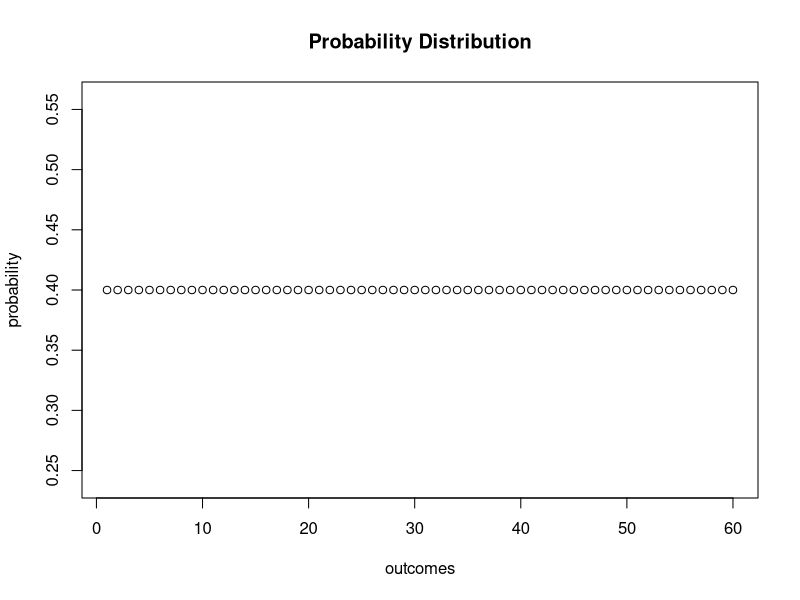

R code for this plot: (Note: this script raises an error after producing the figure.)
## ---- chunk 1

probability <- rep(0.4, 60) 
plot(probability,
     xlab = "outcomes",
     main = "Probability Distribution") 
#a)====
dbinom(24,60,0.4)
pbinom(24,60,0.4)
1-pbinom(29,60,0.4)
sum(dbinom(30:60,60,0.4))

#b)====
sum(dbinom(20:30,60,0.4))
1-pbinom(19,60,0.4)
#P(X>=20)+P(X>=40)
sum(dbinom(20:60,60,0.4))+sum(dbinom(40:60,60,0.4))
#c)====
#P(X>=20) AND P(X>=10)
sum(dbinom(20:60,60,0.4))
sum(dbinom(10:60,60,0.4))
#Da 20:60 bereits in 10:60 enthalten ist, gilt nur 10:60
#d)====
#Erwartungswert ist SUM(Xxf(x))
#every value has the same probability
sum(probability)
sqrt(60*0.4*0.6)

#c)====
qbinom(c(0.025,0.5,0.975),60,0.4)
## ---- chunk 2
#Normal
#µ, σ
#dnorm(x, µ, σ) pnorm(x, µ, σ) qnorm (α, µ, σ) rnorm(10, µ, σ)
#a)====
#P (X < 1.4) = pnorm(1.4, 1.9, 0.5) = 0.1586.
#P(X<2.3)-P(X=1.6)
pnorm(2.3,0,1)-pnorm(1.6,0,1)

#b====

pnorm(1.64,0,1)

#c====
pnorm (-1.02,0,1)-pnorm(-1.64,0,1)

#d====

pnorm(1.96,0,1)-0.5

#e====
pnorm(1.96,0,1)-pnorm(-1.96,0,1)

#f====
qnorm(c(0.025, 0.05,0.5,0.95,0.975))
## ---- chunk 3
#a====
#calculate mean first and sd first

pnorm(12,10,2)

#b====
1-pnorm(8,10,2)
#c====
pnorm(10.5, 10, 2)- pnorm(9,10,2)
#d====
qnorm(c(0.025, 0.05,0.5,0.95,0.975),mean =10, sd=2 )

## ---- chunk 4
#T #m=6 #dt(x, m) #pt(x, m) #qt(α, m) #rt(10, m)
#a====
pt(1,6)
#b====
1-pt(2,6)
#c====
pt(1,6)-pt(-1,6)
#d==== Rechtschreibfehler?
pt(2,6)-pt(-2,6)
#e====
qt(c(0.025, 0.05,0.5,0.95,0.975),6 )

## ---- chunk 5
#m,n df(x, m, n) pf(x, m, n) qf(α, m, n) rf(10, m, n)
#a)====
pf(3, 8,5)
#b)====
1-pf(4,8,5)
#c)====
pf(6,8,5)-pf(1,8,5)

#d)====
qf(c(0.025, 0.05,0.5,0.95,0.975),8,5 )


## ---- chunk 6
#Chi-squared m dchisq(x, m) pchisq(x, m) qchisq(α, m) rchisq(10, m)
#a)====

pchisq(3,10)
#b)====
1-pchisq(4,10)
#c)====
pchisq(6,10)-pchisq(1,10)
#d)====
qchisq(c(0.025, 0.05,0.5,0.95,0.975),10)

## ---- chunk 7
#a)====
#Use binomial Distribution: pbinom(x,n,p)
#P(X=14)
dbinom(14,20, 0.7)
#b)====
#P(X<= 14)
pbinom(14,20,0.7)

#c)====
#P(X>10)
1-pbinom(10,20,0.7)

#d)====
#P(10<X<15)
pbinom(15,20,0.7)-pbinom(10,20,0.7)

#e)====
#m=N*p
20*0.7

#f)====
#square root of variance S^2: S^2=Np(1-p)
sqrt(20*0.7*(1-0.7))

## ---- chunk 8
#Use normal distribution
#a)====
#P(X<1.2)
pnorm(1.2,1.6,0.4)

## ---- chunk 9

## ---- chunk 10
an <- sqrt(2*log(n)) - 0.5*(log(log(n))+log(4*pi))*(2*log(n))^(-1/2)
bn <- (2*log(n))^(-1/2)


## ---- chunk 11

